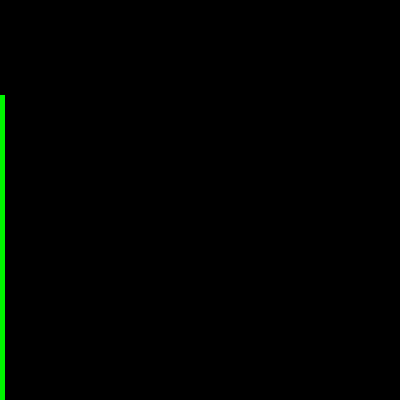
Frame 1 (no input)
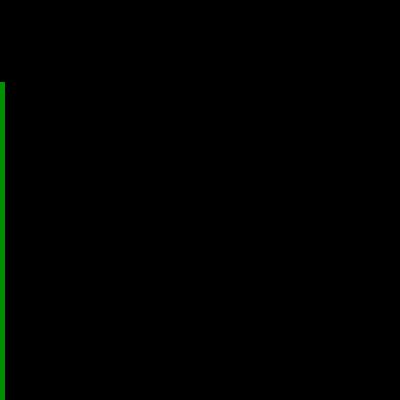
Frame 60 (the mouse pressed at the canvas centre just before this capture)
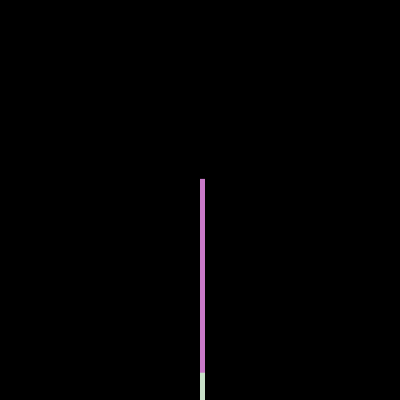
Frame 120 (the mouse held since frame 60 and released just before this capture)

The Processing sketch that drew these frames (run headless with seeded random() and noise(); from frame 60 on, the mouse is pressed at the canvas centre):

// Processing sketch: processing_61541
// ── processing_61541.pde

/**
 * Brightness 
 * by Rusty Robison. 
 * 
 * Brightness is the relative lightness or darkness of a color.
 * Move the cursor vertically over each bar to alter its brightness. 
 * 
 * Updated 28 February 2010.
 */
 
int barWidth = 5;
int lastBar = -1;

void setup() {
  size(400, 400);
  noStroke();
  background(0);
}

void draw() {
  
  background(0);
  int whichBar = mouseX / barWidth;
  if (whichBar != lastBar);
    int barX = whichBar * barWidth;
    
    fill(barX, random(100,255), mouseY);
    rect(barX, random(0,400), barWidth, height);
    lastBar = whichBar;
    
    fill(barX, random(100,255), mouseY);
    rect(mouseY, random(0,400), barWidth, height);
    lastBar = whichBar;
}


 
